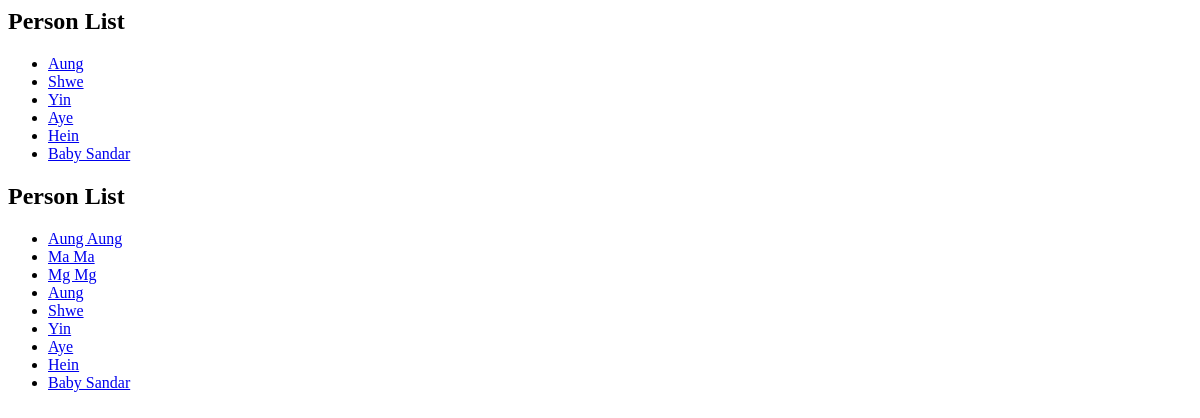
The page /person-list/ on the database as committed earlier.
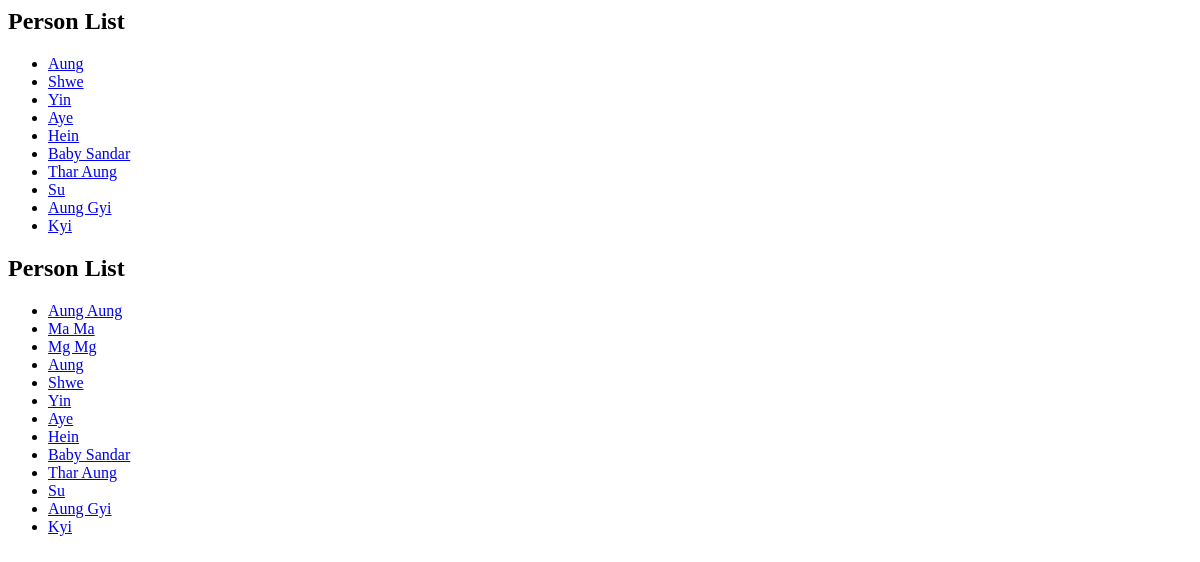
The same page on the database as committed later.
### familytree/models.py (models this page shows, shortened)
class Person(models.Model):
    name = models.CharField(max_length=200)
    gender = models.ForeignKey(Gender, on_delete=models.SET_NULL, null=True)
    dob = models.DateField(null=True,blank=True)
    dod = models.DateField(null=True,blank=True)
    note = models.CharField(max_length=200, null=True,blank=True)
    parent_marriage = models.ForeignKey('Married', on_delete=models.SET_NULL, null=True,blank=True, related_name='children')

### familytree/views.py (the view)
# urls.py: path("person-list/", views.helloWorld, name="person-list"),
def helloWorld(request):
    person_list = ['Aung Aung', 'Ma Ma', 'Mg Mg']
    person_obj_list = Person.objects.all()
    return render(request, 'hello_world.html', {'person_list': person_list, 'title' : 'Person List', 'person_obj_list' : person_obj_list } )

### familytree/templates/hello_world.html
<h2>Person List</h2>
<ul>
    {% for person in person_obj_list %}
            <li>
                <a href="/person-detail/{{ person.id }}/">{{ person.name }}</a>
            </li>
    {% endfor %}
</ul>
<h2>{{ title }} </h2>
<ul>
    {% for person in person_list %}
            <li>
                <a href="/person-detail/{{ forloop.counter }}/">{{ person }}</a>
            </li>
    {% endfor %}
    {% for person in person_obj_list %}
            <li>
                <a href="/person-detail/{{ forloop.counter }}/">{{ person.name }}</a>
            </li>
    {% endfor %}
</ul>

Rows that differ between the two databases and show on the page:
added Person: name "Thar Aung"
added Person: name "Su"
added Person: name "Aung Gyi"
added Person: name "Kyi"
